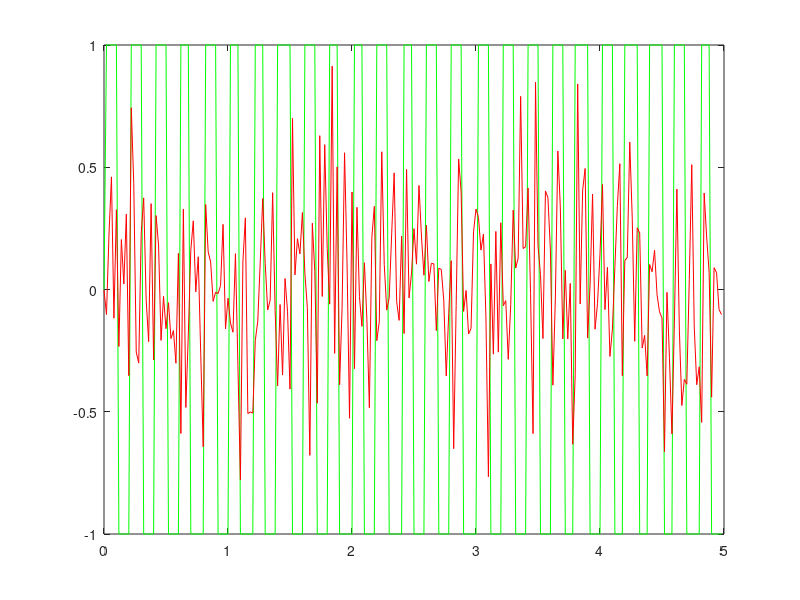

The MATLAB source for this figure:
1;

# Escriba el código que permita generar una señal cuadrada periódica de 
# frecuencia dada, con valores entre -1 y 1. La función debe ser llamada con los 
# siguientes parámetros x=cuadrada(f,t,fm), donde f es la frecuencia de la señal,
# t es la duración y fm es la frecuencia de muestreo. Luego genera una señal 
# cuadrada de 2 segundos muestreada a 50 Hz, con frecuencia 5 Hz y contamínela 
# con ruido gaussiano a una SNR de 10 dB.

function [x] = cuadrada(f, t, fm)
    T = 1/fm;    
    tiempo = 0 : T : t - T;
    
    x = sign(sin(2*pi*f*tiempo));
endfunction

function [ret] = get_potencia(x)
    ret = sum(x.^2)/length(x);
endfunction

fm = 50;
t = 5;
T = 1/fm;    
tiempo = 0 : T : t - T;

Y_cuadrada = cuadrada(5,t,fm);
Y_ruido = randn(1, length(tiempo));

pot_cuadrada = get_potencia(Y_cuadrada)
pot_ruido = get_potencia(Y_ruido);

B = 10; # en db

alpha = sqrt(pot_cuadrada / pot_ruido * 10^(-B/10));

Y_ruido_nuevo = Y_ruido * alpha;

get_potencia(Y_ruido_nuevo)

plot(tiempo, Y_cuadrada, 'g', tiempo, Y_ruido_nuevo, 'r');
